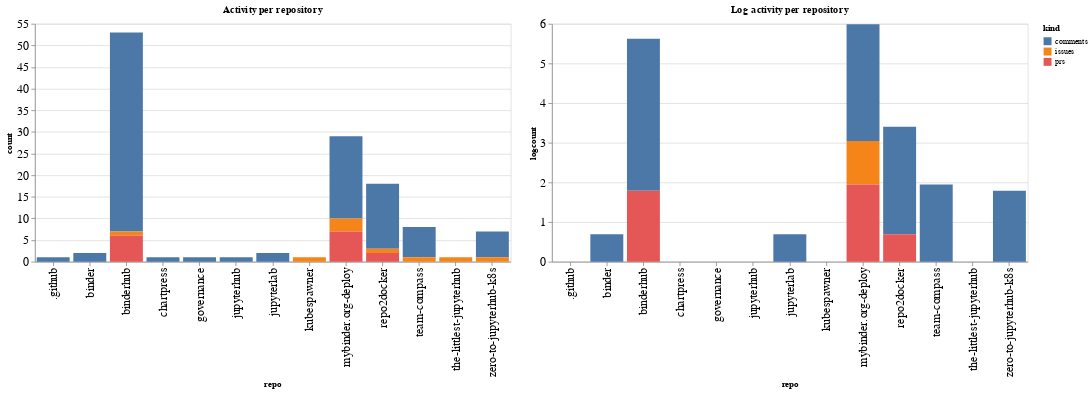

The notebook cell saved with this chart:
### Code cell
ch1 = alt.Chart(repo_summaries, width=600, title="Activity per repository").mark_bar().encode(
    x='repo',
    y='count',
    color='kind',
    tooltip="kind"
)

ch2 = alt.Chart(repo_summaries, width=600, title="Log activity per repository").mark_bar().encode(
    x='repo',
    y='logcount',
    color='kind',
    tooltip="kind"
)

ch1 | ch2

### Figure 1 — Vega-Lite specification as saved in the notebook (floating-point values rounded to 4 significant figures)
{"config": {"axisLeft": {"labelFontSize": 15}, "axisBottom": {"labelFontSize": 15}}, "hconcat": [{"mark": "bar", "encoding": {"color": {"type": "nominal", "field": "kind"}, "tooltip": {"type": "nominal", "field": "kind"}, "x": {"type": "nominal", "field": "repo"}, "y": {"type": "quantitative", "field": "count"}}, "title": "Activity per repository", "width": 600}, {"mark": "bar", "encoding": {"color": {"type": "nominal", "field": "kind"}, "tooltip": {"type": "nominal", "field": "kind"}, "x": {"type": "nominal", "field": "repo"}, "y": {"type": "quantitative", "field": "logcount"}}, "title": "Log activity per repository", "width": 600}], "data": {"name": "data-96e508f2c3851e1e21f7e6cbd28d6b95"}, "$schema": "https://vega.github.io/schema/vega-lite/v4.8.1.json", "datasets": {"data-96e508f2c3851e1e21f7e6cbd28d6b95": [{"repo": ".github", "kind": "comments", "count": 1, "logcount": 0.0}, {"repo": "binder", "kind": "comments", "count": 2, "logcount": 0.6931}, {"repo": "binderhub", "kind": "comments", "count": 46, "logcount": 3.829}, {"repo": "binderhub", "kind": "issues", "count": 1, "logcount": 0.0}, {"repo": "binderhub", "kind": "prs", "count": 6, "logcount": 1.792}, {"repo": "chartpress", "kind": "comments", "count": 1, "logcount": 0.0}, {"repo": "governance", "kind": "comments", "count": 1, "logcount": 0.0}, {"repo": "jupyterhub", "kind": "comments", "count": 1, "logcount": 0.0}, {"repo": "jupyterlab", "kind": "comments", "count": 2, "logcount": 0.6931}, {"repo": "kubespawner", "kind": "issues", "count": 1, "logcount": 0.0}, {"repo": "mybinder.org-deploy", "kind": "comments", "count": 19, "logcount": 2.944}, {"repo": "mybinder.org-deploy", "kind": "issues", "count": 3, "logcount": 1.099}, {"repo": "mybinder.org-deploy", "kind": "prs", "count": 7, "logcount": 1.946}, {"repo": "repo2docker", "kind": "comments", "count": 15, "logcount": 2.708}, {"repo": "repo2docker", "kind": "issues", "count": 1, "logcount": 0.0}, {"repo": "repo2docker", "kind": "prs", "count": 2, "logcount": 0.6931}, {"repo": "team-compass", "kind": "comments", "count": 7, "logcount": 1.946}, {"repo": "team-compass", "kind": "issues", "count": 1, "logcount": 0.0}, {"repo": "the-littlest-jupyterhub", "kind": "issues", "count": 1, "logcount": 0.0}, {"repo": "zero-to-jupyterhub-k8s", "kind": "comments", "count": 6, "logcount": 1.792}, {"repo": "zero-to-jupyterhub-k8s", "kind": "issues", "count": 1, "logcount": 0.0}]}}
